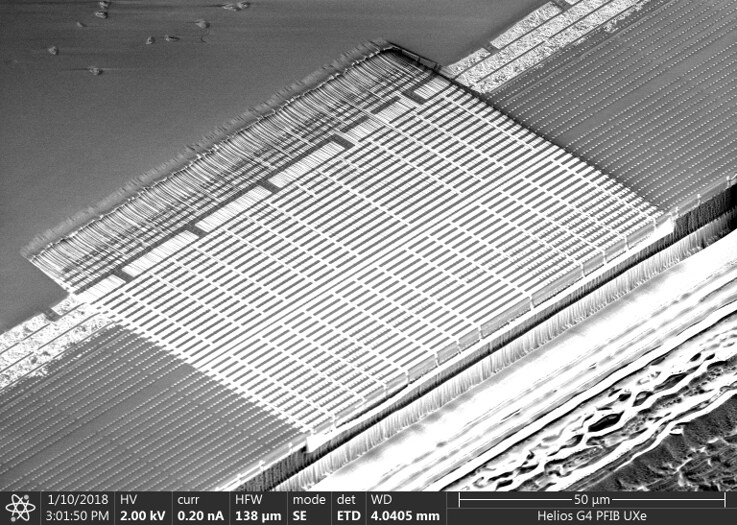
#> input picture data/FIB Sample 2.jpeg, 737 x 525 px; its folder holds only this picture in this run
$ python -i image.py   (imports and definitions only)
#> lines starting #> are read from the running program, lines starting #| are printed output that depends on the picture
#> further down, picture is the input picture: shape (525, 737, 3); min 0, max 255, mean 154.6
#!/usr/bin/env python3
"""Image handling module for TEM analysis with functions for loading and processing images."""

import numpy as np
from skimage import io, filters, exposure, transform, morphology, color
from skimage.feature import canny as canny_filter

class ImageHandler:
    """Handler for TEM image loading and preprocessing operations."""

    # [89 lines left out: functions load_dm3, load_image, not called in this run]

    @staticmethod
    def preprocess(image, sigma=1.0, denoise=False, normalize=True, clahe=False, **kwargs):
        """Preprocess an image with common operations for TEM analysis.

        Args:
            image: Input image array
            sigma: Sigma for Gaussian smoothing
            denoise: Whether to apply denoising
            normalize: Whether to normalize image values
            clahe: Whether to apply CLAHE (Contrast Limited Adaptive Histogram Equalization)
            **kwargs: Additional preprocessing parameters

        Returns:
            Preprocessed image
        """
#> called with sigma = 1, denoise = False, normalize = True, clahe = False
        if image is None:
            raise ValueError("Cannot preprocess None image")

        # Make a copy of the input image
        processed = image.copy().astype(np.float32)

        # Ensure image is 2D (grayscale)
        if len(processed.shape) > 2:
            print(f"Warning: Image has shape {processed.shape}, converting to grayscale")
#| Warning: Image has shape (525, 737, 3), converting to grayscale
            processed = color.rgb2gray(processed)
#> processed: shape (525, 737) float32

        # Rescale if image has values outside [0,1]
        if processed.max() > 1.0:
            processed = exposure.rescale_intensity(processed)

        # Apply denoising if requested
        if denoise:
            from skimage.restoration import denoise_nl_means
            processed = denoise_nl_means(processed,
                                        patch_size=5,
                                        patch_distance=6,
                                        h=kwargs.get('h', 0.08))

        # Apply Gaussian smoothing
        if sigma > 0:
            processed = filters.gaussian(processed, sigma=sigma)
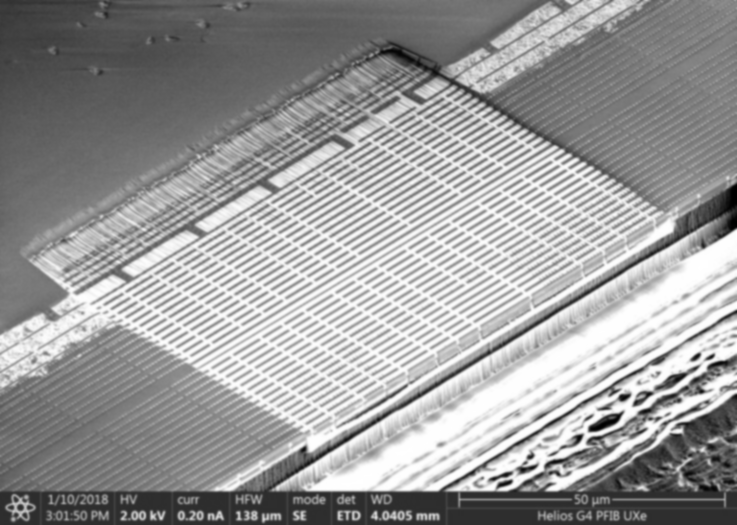
#> processed: shape (525, 737) float32; min 0.000232, max 1, mean 0.606

        # Normalize image
        if normalize:
            processed = exposure.rescale_intensity(processed)

        # Apply CLAHE if requested
        if clahe:
            processed = exposure.equalize_adapthist(processed,
                                                   kernel_size=kwargs.get('clahe_kernel_size', 64),
                                                   clip_limit=kwargs.get('clahe_clip_limit', 0.01))

        return processed

    # [32 lines left out: function detect_edges, not called in this run]

>>> import cv2
>>> picture = cv2.cvtColor(cv2.imread('../../data/FIB Sample 2.jpeg'), cv2.COLOR_BGR2RGB)
>>> result = ImageHandler().preprocess(picture)

$ run again, on data/FIB Sample 1.png
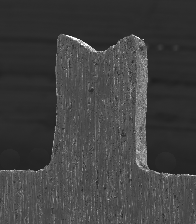
#> input picture data/FIB Sample 1.png, 196 x 224 px
#> picture is the input picture: shape (224, 196, 3); min 30, max 255, mean 64.7
#| Warning: Image has shape (224, 196, 3), converting to grayscale
#> in preprocess, `processed = filters.gaussian(processed, sigma=sigma)`:
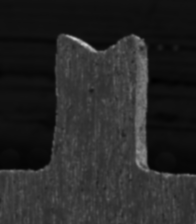
#> processed: shape (224, 196) float32; min 0.00434, max 0.792, mean 0.154
#> in preprocess, `processed = exposure.rescale_intensity(processed)`:
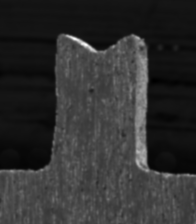
#> processed: shape (224, 196) float32; min 0, max 1, mean 0.19
